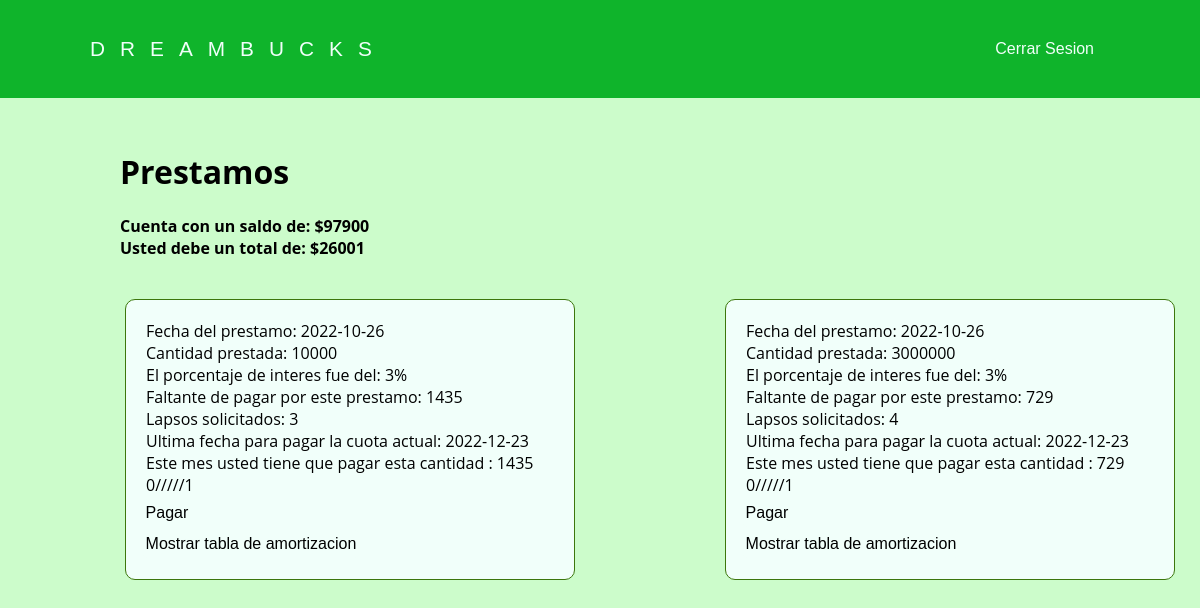
The page /user.php (signed in) on the database its author committed.
### tables this page shows
CREATE TABLE `users` (
  `id_U` int(100) NOT NULL,
  `name_U` varchar(60) NOT NULL,
  `lastname1_U` varchar(60) NOT NULL,
  `lastname2_U` varchar(60) NOT NULL,
  `password_U` varchar(200) NOT NULL,
  `email_U` varchar(100) NOT NULL,
  `debited` int(50) NOT NULL,
  `address_U` varchar(200) NOT NULL,
  `phone` bigint(13) NOT NULL,
  `id_A1` int(100) NOT NULL,
  `balance` int(100) NOT NULL

);

CREATE TABLE `loans` (
  `id_L` int(100) NOT NULL,
  `id_U1` int(100) NOT NULL,
  `date` date NOT NULL,
  `quantify` int(100) NOT NULL,
  `interest` int(100) NOT NULL,
  `total` int(100) NOT NULL,
  `lapses` int(50) NOT NULL,
  `quota` bigint(200) NOT NULL,
  `due` int(100) NOT NULL,
  `months` int(100) NOT NULL
);

### user.php (the view, shortened to what this page needs)
<!DOCTYPE html>
<html lang="en">
<head>
        <link rel="stylesheet" href="./styles/styleHeaderUL.css">
        <link rel="stylesheet" href="./styles/styleUser.css">
</head>
<body>
        <header class="header">
        <div class="container-head logo-nav-container">
            <a class="logo">DREAMBUCKS</a>
            <nav class="navigation">
                <ul>
                    <li><a href="Logout.php">Cerrar Sesion</a></li>
                </ul>
            </nav>
        </div>
        </header>
</body>
</html>
<?php
$connect = mysqli_connect("localhost", "root", "", "dreambucks");
$user= $_SESSION["name_U"];
mysqli_set_charset($connect, "utf8");
$consult = "SELECT * FROM users WHERE name_U='$user'";
$result  = mysqli_query($connect, $consult);
while ($row = mysqli_fetch_row($result)){
?>
<div class="advertisements">
<h1>Prestamos</h1><br>
<?php
        $id = $row[0];
        $balance = $row[10];
        if($balance<0){
                echo '
                <div class="alert"><h1>⚠️</h1></div>
                <div class="bad">
                <h4>Actualmente usted tiene una deuda sin pagar lo cual afectara a su historial crediticio.<h4>
                <h4>Ocasionando problemas para futuros prestamos tanto en dreambucks como en cualquier otra institucion
                el saldo pendiente para recuperar sus privilegios y no dañar mas su historial creticio es de: ' .'$' . abs($balance) . '<br></h4></div>';
        } else {
                echo '<h4 class="text">Cuenta con un saldo de: $' . $row[10] . "<br></h4>";
        }
        echo '<h4 class="text">Usted debe un total de: $'. $row[6] . "<br></h4>";
?></div>
<?php
}
$consult = "SELECT * FROM loans WHERE id_U1='$id'";
$result  = mysqli_query($connect, $consult);
while ($row2 = mysqli_fetch_row($result)){
?>
<div class="container_a">
   <?php
   echo '<p class="a">Fecha del prestamo: </p>'                 .$row2[2] .      "<br>";
   echo '<p class="a">Cantidad prestada: </p>'                  .$row2[3] .      "<br>" ;
   echo '<p class="a">El porcentaje de interes fue del: </p>'   .$row2[4] . '%' ."<br>";
   echo '<p class="a">Faltante de pagar por este prestamo: </p>'.$row2[8] .      "<br>";
   echo '<p class="a">Lapsos solicitados: </p>'                 .$row2[6] .      "<br>";
   ?>
<?php
 $dateLoan = $row2[2];
 $iterator = $row2[9];
 $n = 0;
 $loan = date_create($dateLoan);
 $date = date("Y-m-d");
 $custom_date = strtotime('+'. $n . 'months', strtotime($date));
 $custom_date = date("Y-m-d", $custom_date);
         $dayPay = strtotime('+ 1 months',strtotime($custom_date));
 $custom_date = date_create($custom_date);
 $interval = date_diff($loan, $custom_date);
                ?>
                ?></div><?php
        echo '<p class="a">Ultima fecha para pagar la cuota actual: </p>' . date('Y-m-d',$dayPay) . "<br>";
        echo '<p class="a">Este mes usted tiene que pagar esta cantidad : </p>' . $row2[8] . '<br>';
        echo  $interval->format('%m') . '/////' . $iterator;
        ?>
<br>
<button class="pay" onclick="location.href='Pay.php?id=<?php echo $row2[0]?>'">Pagar</button><br>
<button class="pay" onclick="location.href='tabla.php?id=<?php echo $row2[0]?>'">Mostrar tabla de amortizacion</a><br>
</div>
<?php
}
?>

### styles/styleHeaderUL.css (style rules this page uses)
.container-head { width: 85%; max-width: 850; margin: 0 auto; max-height: 300; }
header { background: #0fb42b; color: #F1FFFA; padding: 2rem 0; max-height: 300; position: fixed; left: 0; top: 0; width: 100%; }
header a { color: #F1FFFA; text-decoration: none; font-family: Arial, Helvetica, sans-serif; }
.logo-nav-container { display: flex; justify-content: space-between; align-items: center; flex-wrap: wrap; }
.logo { letter-spacing: 15px; font-size: 1.3em; }
.navigation ul { margin: 0; padding: 9; list-style: none; }
.navigation ul li { display: inline-block; }
.navigation ul li a { display: block; padding: 0.5rem 1rem; transition: all 0.4s linear; border-radius: 5px; }

### styles/styleUser.css (style rules this page uses)
* { margin: 0; padding: 0; box-sizing: border-box; }
body { font-family: 'Open Sans', sans-serif; background: #CCFCCB; }
.container_a { margin: 20px 25px 20px 125px; width: 450px; border-radius: 10px; border: 1px solid #3C760C; background: #F1FFFA; padding: 20px; float: left; flex-direction : row; }
.a { display:inline; text-decoration: none; }
.advertisements { padding: 150px 10% 20px; }
.text { display:inline; padding: 2rem 0; }
.pay { margin-left: -.4em; margin-top: .1em; padding: 5px; font-size: 16px; background: #F1FFFA; border: 1px solid #F1FFFA; color: black; text-decoration: none; text-align: center; border-radius: 10px; }

### rows shown on the page
users: balance "97900", debited "26001"
loans: date "2022-10-26", quantify "10000", interest "3", due "1435", lapses "3", dayPay "2022-12-23", date "0", months "1"
loans: date "2022-10-26", quantify "3000000", interest "3", due "729", lapses "4", dayPay "2022-12-23", date "0", months "1"
